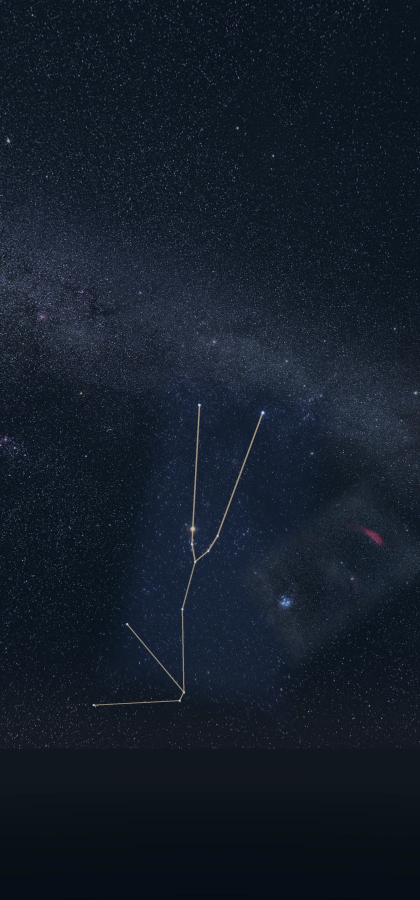
#> input picture assets/sky20-taurus.webp, 840 x 1800 px (shown at 1/2 size)
$ python crop_sky.py
#> lines starting #> are read from the running program, lines starting #| are printed output that depends on the picture
"""Create the study view from the registered V2.0 Taurus plate."""
from math import cos, radians, sin
from pathlib import Path

from PIL import Image

assets = Path(__file__).resolve().parents[1] / "assets"
with Image.open(assets / "sky20-taurus.webp") as plate:
#> plate is the input picture: PIL image 840x1800 RGB; mean R, G, B 20.5, 29.4, 41.5
    width, height = 640, 1252
    # Position Aldebaran on the optical plate. A gentle 5° roll keeps both horns
    # and the Milky Way inside the long portrait frame.
    angle = radians(-5)
    c, s = cos(angle), sin(angle)
    dx, dy = .47 * width, .68 * height
    transform = (c, -s, 385 - c * dx + s * dy,
                 s, c, 1057 - s * dx - c * dy)
    focus = plate.transform((width, height), Image.Transform.AFFINE, transform,
                            resample=Image.Resampling.BICUBIC)
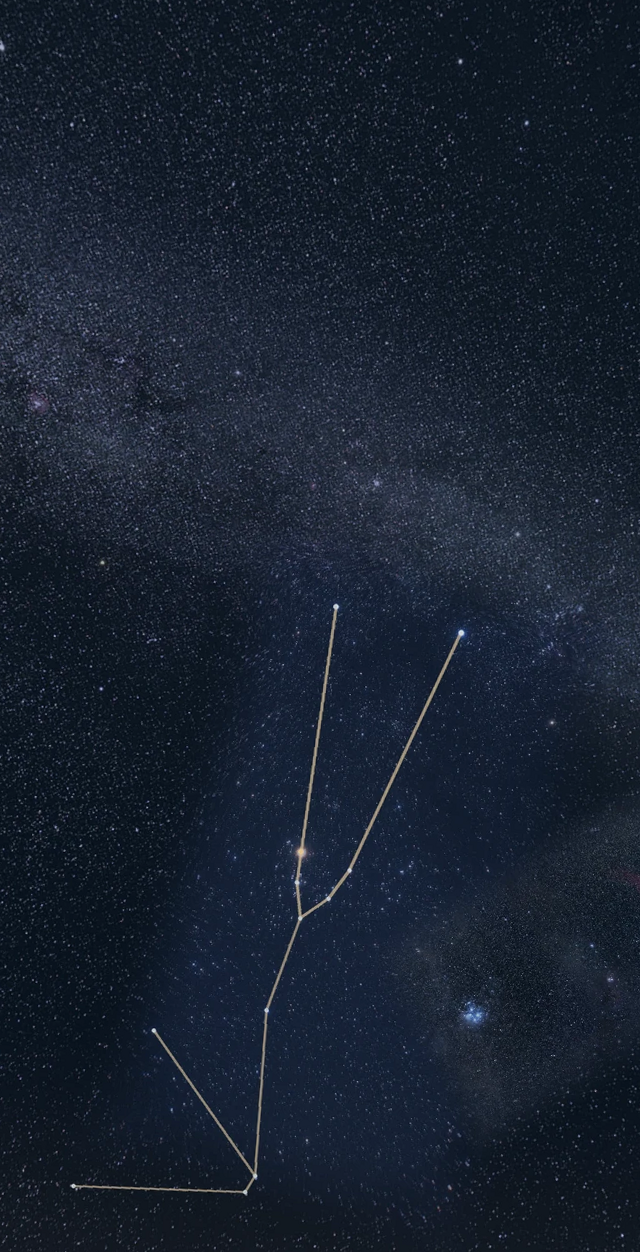
#> focus: PIL image 640x1252 RGB; mean R, G, B 24, 33.3, 47.6
    focus.save(assets / "sky22-focus.webp", quality=94, method=6)
